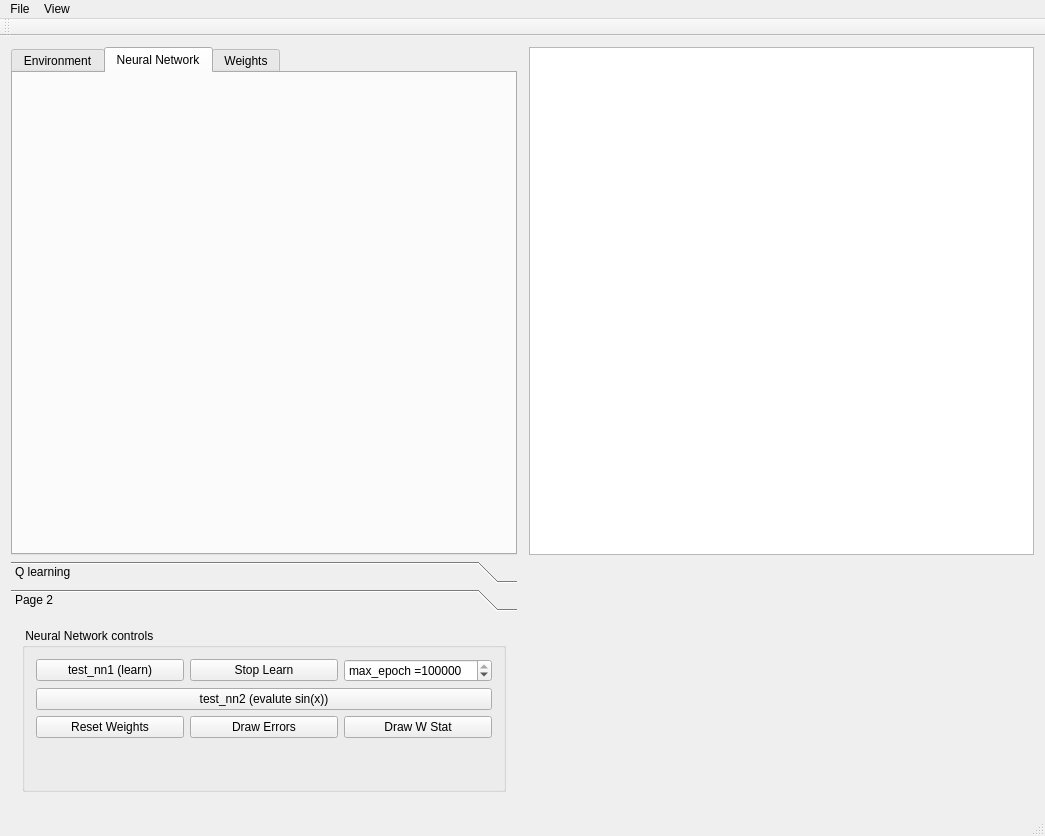
<?xml version="1.0" encoding="UTF-8"?>
<ui version="4.0">
 <class>MainWindow</class>
 <widget class="QMainWindow" name="MainWindow">
  <property name="geometry">
   <rect>
    <x>0</x>
    <y>0</y>
    <width>1045</width>
    <height>836</height>
   </rect>
  </property>
  <property name="windowTitle">
   <string>MainWindow</string>
  </property>
  <widget class="QWidget" name="centralWidget">
   <layout class="QGridLayout" name="gridLayout">
    <item row="0" column="2">
     <widget class="QPlainTextEdit" name="console">
      <property name="sizePolicy">
       <sizepolicy hsizetype="MinimumExpanding" vsizetype="Expanding">
        <horstretch>0</horstretch>
        <verstretch>0</verstretch>
       </sizepolicy>
      </property>
     </widget>
    </item>
    <item row="2" column="1" colspan="2">
     <widget class="QwtPlot" name="qwtPlot"/>
    </item>
    <item row="0" column="0">
     <widget class="QTabWidget" name="tabWidget">
      <property name="currentIndex">
       <number>1</number>
      </property>
      <widget class="QWidget" name="tab">
       <attribute name="title">
        <string>Environment</string>
       </attribute>
       <layout class="QGridLayout" name="gridLayout_2">
        <item row="0" column="0">
         <widget class="MinGameWidget" name="gamewidget" native="true">
          <property name="sizePolicy">
           <sizepolicy hsizetype="Preferred" vsizetype="Expanding">
            <horstretch>0</horstretch>
            <verstretch>0</verstretch>
           </sizepolicy>
          </property>
          <property name="minimumSize">
           <size>
            <width>350</width>
            <height>350</height>
           </size>
          </property>
         </widget>
        </item>
       </layout>
      </widget>
      <widget class="QWidget" name="tab_2">
       <attribute name="title">
        <string>Neural Network</string>
       </attribute>
       <layout class="QGridLayout" name="gridLayout_3">
        <item row="0" column="0">
         <widget class="NNWidget" name="nnwidget" native="true"/>
        </item>
       </layout>
      </widget>
      <widget class="QWidget" name="tab_3">
       <attribute name="title">
        <string>Weights</string>
       </attribute>
       <layout class="QGridLayout" name="gridLayout_4">
        <item row="0" column="0">
         <widget class="QTableWidget" name="wtableWidget">
          <column>
           <property name="text">
            <string>in</string>
           </property>
          </column>
          <column>
           <property name="text">
            <string>out</string>
           </property>
          </column>
          <column>
           <property name="text">
            <string>value</string>
           </property>
          </column>
         </widget>
        </item>
       </layout>
      </widget>
     </widget>
    </item>
    <item row="1" column="0" rowspan="2">
     <widget class="QToolBox" name="toolBox">
      <property name="currentIndex">
       <number>1</number>
      </property>
      <widget class="QWidget" name="page">
       <property name="geometry">
        <rect>
         <x>0</x>
         <y>0</y>
         <width>508</width>
         <height>268</height>
        </rect>
       </property>
       <attribute name="label">
        <string>Q learning</string>
       </attribute>
       <layout class="QGridLayout" name="gridLayout_5">
        <item row="0" column="0">
         <widget class="QPushButton" name="showQ">
          <property name="text">
           <string>Show Q</string>
          </property>
         </widget>
        </item>
        <item row="1" column="0">
         <widget class="QPushButton" name="showOptmalButton">
          <property name="text">
           <string>Show Optimal Trajectory</string>
          </property>
         </widget>
        </item>
        <item row="2" column="0">
         <widget class="QPushButton" name="learnedButton">
          <property name="text">
           <string>Show Agent Trajectory</string>
          </property>
         </widget>
        </item>
        <item row="3" column="0">
         <widget class="QPushButton" name="lernButton">
          <property name="text">
           <string>QLearning</string>
          </property>
         </widget>
        </item>
       </layout>
      </widget>
      <widget class="QWidget" name="page_2">
       <property name="geometry">
        <rect>
         <x>0</x>
         <y>0</y>
         <width>508</width>
         <height>268</height>
        </rect>
       </property>
       <attribute name="label">
        <string>Page 2</string>
       </attribute>
       <layout class="QGridLayout" name="gridLayout_6">
        <item row="0" column="0">
         <widget class="QGroupBox" name="groupBox">
          <property name="title">
           <string> Neural Network controls</string>
          </property>
          <layout class="QGridLayout" name="gridLayout_7">
           <item row="0" column="0">
            <layout class="QHBoxLayout" name="horizontalLayout">
             <item>
              <widget class="QPushButton" name="test_nn1">
               <property name="text">
                <string>test_nn1 (learn)</string>
               </property>
              </widget>
             </item>
             <item>
              <widget class="QPushButton" name="pushButton_2">
               <property name="text">
                <string>Stop Learn</string>
               </property>
              </widget>
             </item>
             <item>
              <widget class="QSpinBox" name="maxEpochSB">
               <property name="prefix">
                <string>max_epoch =</string>
               </property>
               <property name="maximum">
                <number>100000000</number>
               </property>
               <property name="value">
                <number>100000</number>
               </property>
              </widget>
             </item>
            </layout>
           </item>
           <item row="1" column="0">
            <widget class="QPushButton" name="pushButton">
             <property name="text">
              <string>test_nn2 (evalute sin(x))</string>
             </property>
            </widget>
           </item>
           <item row="2" column="0">
            <layout class="QHBoxLayout" name="horizontalLayout_2">
             <item>
              <widget class="QPushButton" name="resetW">
               <property name="text">
                <string>Reset Weights</string>
               </property>
              </widget>
             </item>
             <item>
              <widget class="QPushButton" name="pushButton_3">
               <property name="text">
                <string>Draw Errors</string>
               </property>
              </widget>
             </item>
             <item>
              <widget class="QPushButton" name="pushButton_4">
               <property name="text">
                <string>Draw W Stat</string>
               </property>
              </widget>
             </item>
            </layout>
           </item>
           <item row="3" column="0">
            <spacer name="verticalSpacer">
             <property name="orientation">
              <enum>Qt::Vertical</enum>
             </property>
             <property name="sizeHint" stdset="0">
              <size>
               <width>20</width>
               <height>40</height>
              </size>
             </property>
            </spacer>
           </item>
          </layout>
         </widget>
        </item>
       </layout>
      </widget>
     </widget>
    </item>
   </layout>
  </widget>
  <widget class="QMenuBar" name="menuBar">
   <property name="geometry">
    <rect>
     <x>0</x>
     <y>0</y>
     <width>1045</width>
     <height>29</height>
    </rect>
   </property>
   <widget class="QMenu" name="menuSave_values">
    <property name="title">
     <string>File</string>
    </property>
    <addaction name="actionSave_values"/>
    <addaction name="actionGenerate_values"/>
    <addaction name="actionSave_NNet_weights"/>
    <addaction name="actionLoad_NNet_weights"/>
    <addaction name="actionClear_NNet"/>
    <addaction name="actionGenerate_NNet"/>
   </widget>
   <widget class="QMenu" name="menuView">
    <property name="title">
     <string>View</string>
    </property>
    <addaction name="separator"/>
    <addaction name="actionShowIDs"/>
   </widget>
   <addaction name="menuSave_values"/>
   <addaction name="menuView"/>
  </widget>
  <widget class="QToolBar" name="mainToolBar">
   <attribute name="toolBarArea">
    <enum>TopToolBarArea</enum>
   </attribute>
   <attribute name="toolBarBreak">
    <bool>false</bool>
   </attribute>
  </widget>
  <widget class="QStatusBar" name="statusBar"/>
  <action name="actionSave_values">
   <property name="text">
    <string>Save values</string>
   </property>
  </action>
  <action name="actionGenerate_values">
   <property name="text">
    <string>Generate values</string>
   </property>
  </action>
  <action name="actionShowIDs">
   <property name="text">
    <string>ShowIDs</string>
   </property>
  </action>
  <action name="actionSave_NNet_weights">
   <property name="text">
    <string>Save NNet</string>
   </property>
  </action>
  <action name="actionLoad_NNet_weights">
   <property name="text">
    <string>Load NNet</string>
   </property>
  </action>
  <action name="actionClear_NNet">
   <property name="text">
    <string>Clear NNet</string>
   </property>
  </action>
  <action name="actionGenerate_NNet">
   <property name="text">
    <string>Generate NNet</string>
   </property>
  </action>
 </widget>
 <layoutdefault spacing="6" margin="11"/>
 <customwidgets>
  <customwidget>
   <class>QwtPlot</class>
   <extends>QFrame</extends>
   <header>qwt_plot.h</header>
  </customwidget>
  <customwidget>
   <class>MinGameWidget</class>
   <extends>QWidget</extends>
   <header>mingamewidget.h</header>
   <container>1</container>
  </customwidget>
  <customwidget>
   <class>NNWidget</class>
   <extends>QWidget</extends>
   <header>nnwidget.h</header>
   <container>1</container>
  </customwidget>
 </customwidgets>
 <resources/>
 <connections/>
</ui>
